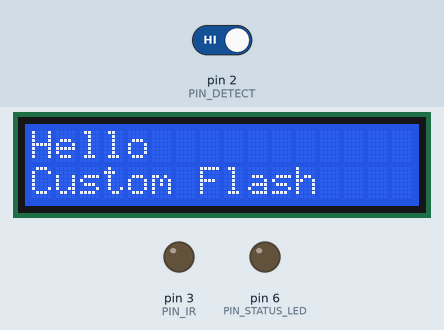
Recording of a sketch running on a simulated Arduino Uno, built with avr-gcc and run on an emulated ATmega328P. On the bench: 16×2 character LCD, output pins drawn as LEDs (lit = HIGH). Inputs (shaded band) come from the test bench; at power-on: pin 2 (PIN_DETECT) HIGH. What the sketch prints to the serial monitor is not drawn.

Above: at 1.2 s.
1.3 s: pin 2 (PIN_DETECT) driven LOW
At 1.7 s:
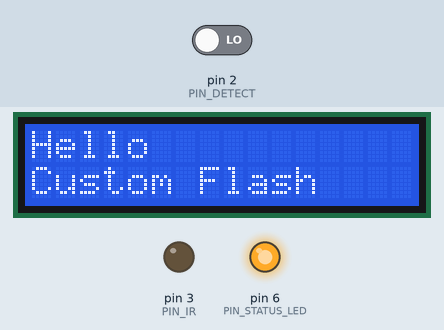
2.8 s: pin 2 (PIN_DETECT) driven HIGH
At 3.5 s:
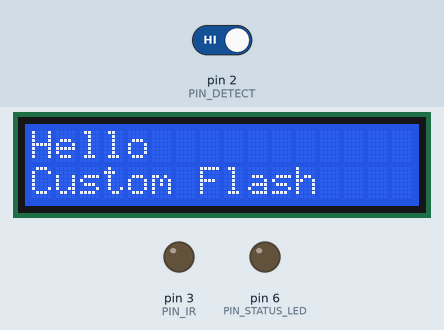
Timing chart, 0 to 5.8 s (numbered marks = the images above; inputs shaded):
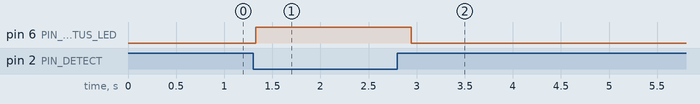

Measured:
- after the input at 1.3 s, pin 6 (PIN_STATUS_LED): LOW → HIGH at once
- after the input at 2.8 s, pin 6 (PIN_STATUS_LED): HIGH → LOW after 0.14 s

The sketch:

beamBreak38cNewLoop.ino
```cpp
#include <LiquidCrystal.h>
#include <IRremote.h>


const int rs = 12, en = 11, d4 = 10, d5 = 9, d6 = 8, d7 = 7;
LiquidCrystal lcd(rs, en, d4, d5, d6, d7);

#define PIN_IR 3
#define PIN_DETECT 2
#define PIN_STATUS_LED 6


#define irLED 5

// ms that beam will be disabled
#define BEAM_OFF_TIME 160

IRsend irsend;


boolean detected = false;

unsigned long timeStamp = 0;

void setup()
{
  Serial.begin(57600);

  lcd.begin(16, 2);
  lcd.print("Hello");
  lcd.setCursor(0,1);
  lcd.print("Custom Flash");


  pinMode(PIN_IR, OUTPUT);
  pinMode(PIN_DETECT, INPUT);
  pinMode(PIN_STATUS_LED, OUTPUT);
  irsend.enableIROut(38);
  irsend.mark(0);

  Serial.println("set up");
}

void loop() {

  if (millis()-timeStamp > BEAM_OFF_TIME) {
    detected = false;
    irsend.enableIROut(38);
    Serial.println("timeout");
  }
  if (!detected) {
    irsend.space(0);
    delay(60);
    irsend.mark(0);
    delay(10);
    detected = !digitalRead(PIN_DETECT);
    if (detected) {
       digitalWrite(PIN_IR, LOW);
    }
    digitalWrite(PIN_STATUS_LED, detected);
    Serial.println(detected);
    timeStamp = millis();
  }

}

void flash(){
  for(int i=0; i<16; i++)
  {
    digitalWrite(irLED, HIGH);
    delayMicroseconds(11);
    digitalWrite(irLED, LOW);
    delayMicroseconds(11);
  }
  delayMicroseconds(7330);

  for(int i=0; i<16; i++)
  {
    digitalWrite(irLED, HIGH);
    delayMicroseconds(11);
    digitalWrite(irLED, LOW);
    delayMicroseconds(11);
  }
}
```
